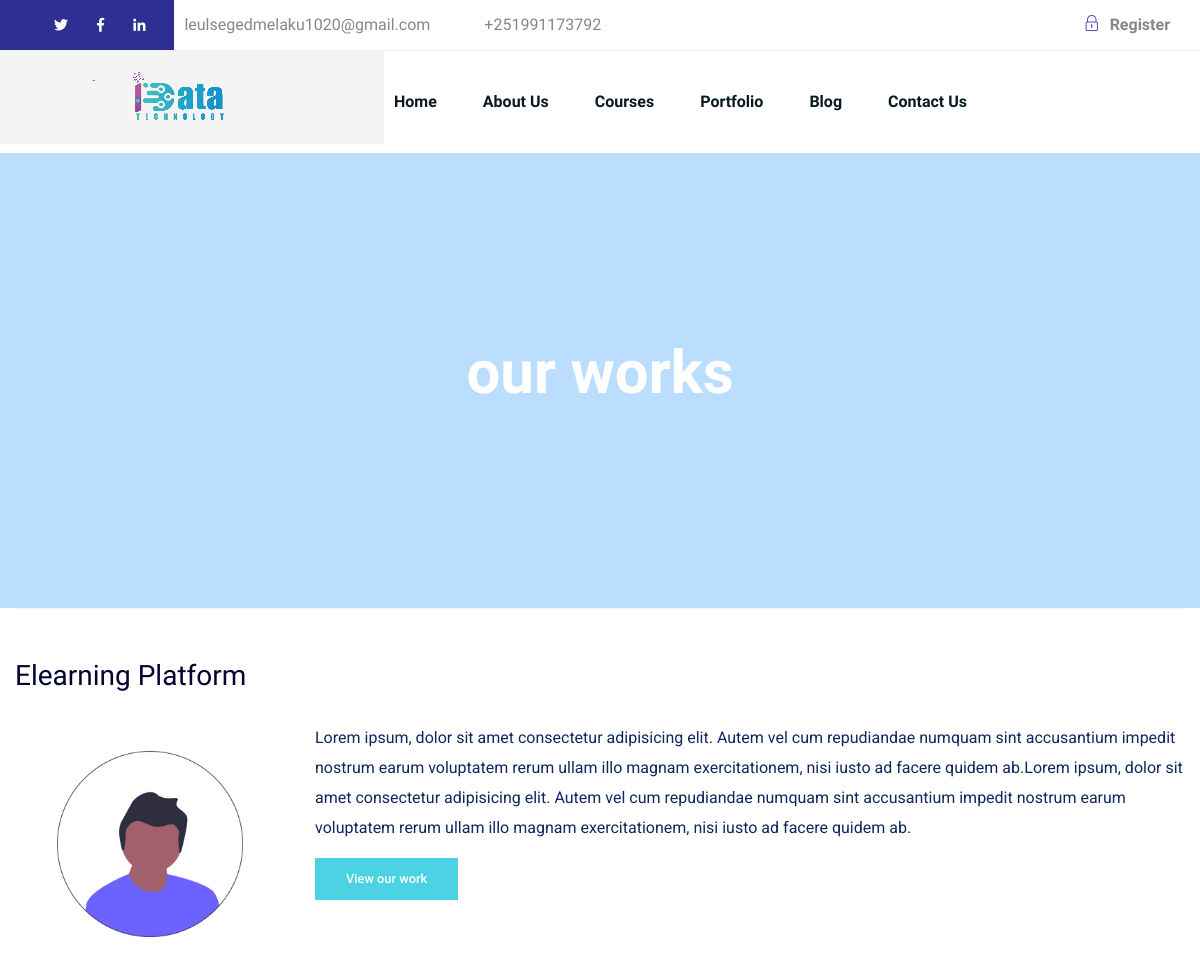
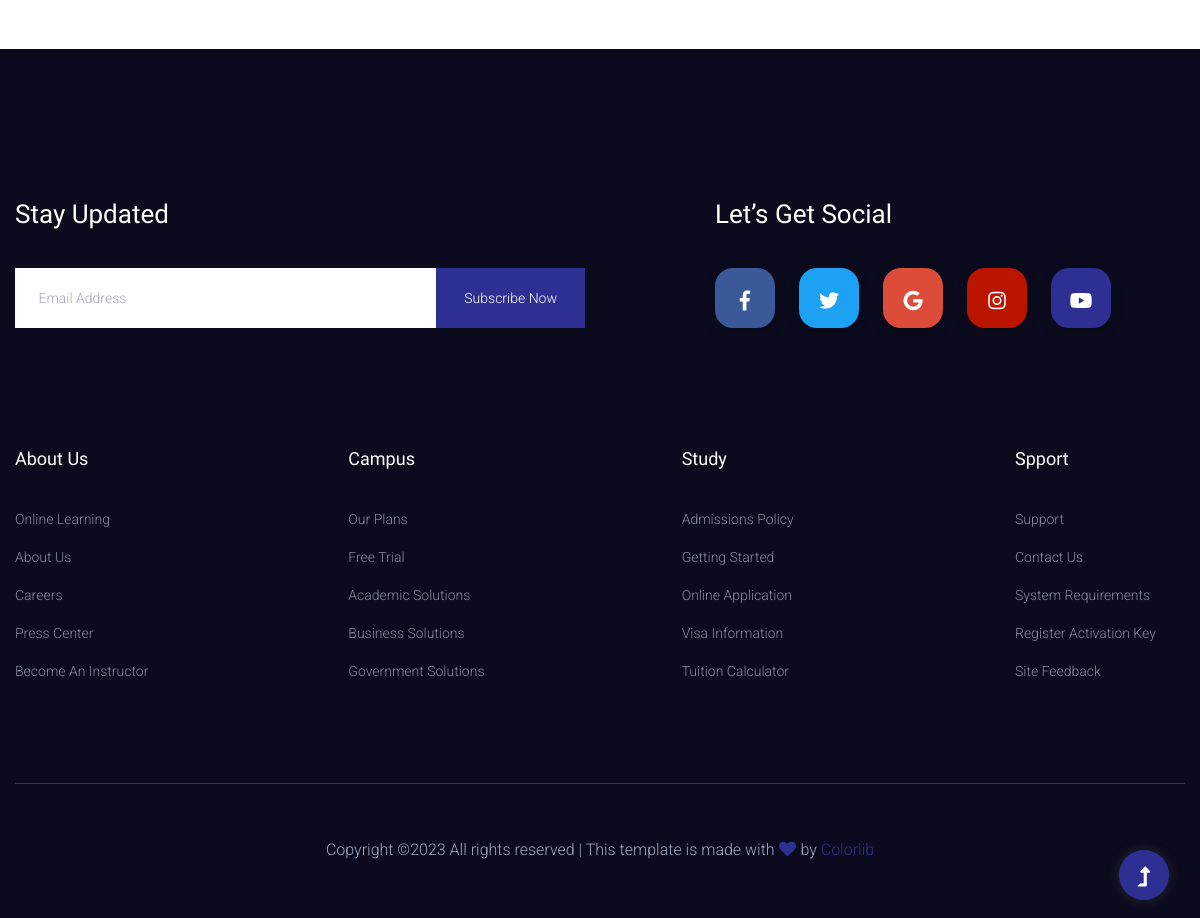
The page /portfolio/ on the database its author committed (2 pictures, top to bottom).
### core/models.py (models this page shows, shortened)
class Email(models.Model):
    to = models.ForeignKey(Idata,on_delete=models.CASCADE)
    address = models.EmailField()

class Phone(models.Model):
    to = models.ForeignKey(Idata,on_delete=models.CASCADE)
    number = PhoneNumberField()

class Idata(models.Model):
    name = models.CharField(max_length=255)
    extend = models.CharField(max_length=255)
    motto = models.CharField(max_length=255)
    logo = models.ImageField(upload_to='website/logo')
    copyright = models.BooleanField(default=False)
    twitter = models.URLField(null=True,blank=True)
    facebook = models.URLField(null=True,blank=True)
    linkedin = models.URLField(null=True,blank=True)

class Portfolio(models.Model):
    image = models.ImageField(upload_to='protfolio')
    name = models.CharField(max_length=255,null=True)
    link = models.URLField(null=True)
    disc = models.TextField(max_length=2000)

### core/views.py (the view)
# urls.py: path('portfolio/',portfolio,name='portfolio'),
def portfolio(request):
    i = Idata.objects.get(id=1)
    em = Email.objects.all()
    ph = Phone.objects.all()
    about = About.objects.all()
    por = Portfolio.objects.all()
    context = {
        'i':i,
        'em':em,
        'ph':ph,
        'about':about,
        'por':por,
    }
    return render(request,'portfolio.html',context)

### core/templates/portfolio.html
{% extends "index.html" %}
{% block main %}
{% load static %}
<main>
    <div class="slider-area ">
        <div class="slider-height2 d-flex align-items-center">
            <div class="container">
                <div class="row">
                    <div class="col-xl-12">
                        <div class="hero-cap hero-cap2 text-center">
                            <h2>our works</h2>
                        </div>
                    </div>
                </div>
            </div>
        </div>
    </div>
    <div class="whole-wrap">
        <div class="container box_1170">
            {% for a in por %}
            <div class="section-top-border">
                <h3 class="mb-30">{{a.name}}</h3>
                <div class="row">
                    <div class="col-md-3">
                        <img src="{{a.image.url}}" alt="" class="img-fluid">
                    </div>
                    <div class="col-md-9 mt-sm-20">
                        <p>{{a.disc}}</p>
                <a href="{{a.url}}" class="genric-btn success">View our work</a>
                    </div>
                </div>
            </div>
            {% endfor %}
        </div>
    </div>
</main>
{% endblock%}

### templates/main-base.html (shortened to what this page needs)
<!doctype html>
<html class="no-js" lang="zxx">
<head>
    {% load static %}
	<link rel="stylesheet" href="{% static 'assets/css/bootstrap.min.css' %}">
	<link rel="stylesheet" href="{% static 'assets/css/owl.carousel.min.css' %}">
	<link rel="stylesheet" href="{% static 'assets/css/slicknav.css' %}">
    <link rel="stylesheet" href="{% static 'assets/css/flaticon.css' %}">
    <link rel="stylesheet" href="{% static 'assets/css/gijgo.css' %}">
	<link rel="stylesheet" href="{% static 'assets/css/animate.min.css' %}">
	<link rel="stylesheet" href="{% static 'assets/css/magnific-popup.css' %}">
	<link rel="stylesheet" href="{% static 'assets/css/fontawesome-all.min.css' %}">
	<link rel="stylesheet" href="{% static 'assets/css/themify-icons.css' %}">
	<link rel="stylesheet" href="{% static 'assets/css/slick.css' %}">
	<link rel="stylesheet" href="{% static 'assets/css/nice-select.css' %}">
	<link rel="stylesheet" href="{% static 'assets/css/style.css' %}">
</head>
<body>
    <header>
        <div class="header-area">
            <div class="main-header ">
                <div class="header-top d-none d-lg-block">
                    <div class="header-left-social">
                        <ul class="header-social">
                            <li><a href="{{i.twitter}}"><i class="fab fa-twitter"></i></a></li>
                            <li><a href="{{i.facebook}}"><i class="fab fa-facebook-f"></i></a></li>
                            <li><a href="{{i.linkedin}}"><i class="fab fa-linkedin-in"></i></a></li>
                        </ul>
                    </div>
                    <div class="container">
                        <div class="col-xl-12">
                            <div class="row d-flex justify-content-between align-items-center">
                                <div class="header-info-left">
                                    <ul>
                                        <li>{{em.first.address}}</li>
                                        <li>{{ph.first.number}}</li>
                                    </ul>
                                </div>
                                <div class="header-info-right">
                                    <ul>
                                        <li><a href="#"><i class="ti-lock"></i>Register</a></li>
                                    </ul>
                                </div>
                            </div>
                        </div>
                    </div>
                </div>
                <div class="header-bottom header-sticky">
                    <div class="logo d-none d-lg-block" style="padding: 20px;">
                        <a href="{% url 'index' %}"><img src="{{i.logo.url}}" alt=""></a>
                    </div>
                    <div class="container">
                        <div class="menu-wrapper">
                            <div class="main-menu d-none d-lg-block">
                                <nav>
                                    <ul id="navigation">
                                        <li><a href="{% url 'index' %}">Home</a></li>
                                        <li><a href="{% url 'about' %}">About us</a></li>
                                        <li><a href="{% url "course" %}">Courses</a></li>
                                        <li><a href="{% url "portfolio" %}">Portfolio</a></li>
                                        <li><a href="{% url 'blog' %}">Blog</a></li>
                                        <li><a href="{% url "contact" %}">Contact us</a></li>
                                    </ul>
                                </nav>
                            </div>
                        </div>
                        <div class="col-12">
                        </div>
                    </div>
                </div>
            </div>
        </div>
    </header>
    {%block main %}
    {% endblock %}
    <footer>
        <div class="footer-area footer-bg">
            <div class="container">
                <div class="footer-top footer-padding">
                    <div class="footer-heading">
                        <div class="row justify-content-between">
                            <div class="col-xl-6 col-lg-7 col-md-10">
                                <div class="footer-tittle2">
                                    <h4>Stay Updated</h4>
                                </div>
                                <div class="footer-form mb-50">
                                    <div id="mc_embed_signup">
                                        <form target="_blank" action="https://spondonit.us12.list-manage.com/subscribe/post?u=1462626880ade1ac87bd9c93a&amp;id=92a4423d01" method="get" class="subscribe_form relative mail_part" novalidate="true">
                                            <input type="email" name="EMAIL" id="newsletter-form-email" placeholder=" Email Address " class="placeholder hide-on-focus" onfocus="this.placeholder = ''" onblur="this.placeholder = 'Your email address'">
                                            <div class="form-icon">
                                                <button type="submit" name="submit" id="newsletter-submit" class="email_icon newsletter-submit button-contactForm">
                                                    Subscribe Now
                                                </button>
                                            </div>
                                        </form>
                                    </div>
                                </div>
                            </div>
                            <div class="col-xl-5 col-lg-5">
                                <div class="footer-tittle2">
                                    <h4>Let’s Get Social</h4>
                                </div>
                                <div class="footer-social">
                                    <a href="https://www.facebook.com/sai4ull"><i class="fab fa-facebook-f"></i></a>
                                    <a href="#"><i class="fab fa-twitter"></i></a>
                                    <a  href="#"><i class="fab fa-google"></i></a>
                                    <a href="#"><i class="fab fa-instagram"></i></a>
                                    <a href="#"><i class="fab fa-youtube"></i></a>
                                  </div>
                            </div>
                        </div>
                    </div>
                    <div class="row d-flex justify-content-between">
                        <div class="col-xl-2 col-lg-3 col-md-4 col-sm-6">
                            <div class="single-footer-caption mb-50">
                                <div class="footer-tittle">
                                    <h4>About Us</h4>
                                    <ul>
                                        <li><a href="#">Online Learning</a></li>
                                        <li><a href="#">About Us</a></li>
                                        <li><a href="#">Careers</a></li>
                                        <li><a href="#">Press Center</a></li>
                                        <li><a href="#">Become an Instructor</a></li>
                                    </ul>
                                </div>
                            </div>
                        </div>
                        <div class="col-xl-2 col-lg-3 col-md-4 col-sm-6">
                            <div class="single-footer-caption mb-50">
                                <div class="footer-tittle">
                                    <h4>Campus</h4>
                                    <ul>
                                        <li><a href="#">Our Plans</a></li>
                                        <li><a href="#">Free Trial</a></li>
                                        <li><a href="#">Academic Solutions</a></li>
                                        <li><a href="#">Business Solutions</a></li>
                                        <li><a href="#"> Government Solutions</a></li>
                                    </ul>
                                </div>
                            </div>
                        </div>
                        <div class="col-xl-2 col-lg-3 col-md-4 col-sm-6">
                            <div class="single-footer-caption mb-50">
                                <div class="footer-tittle">
                                    <h4>Study</h4>
                                    <ul>
                                        <li><a href="#">Admissions Policy</a></li>
                                        <li><a href="#">Getting Started</a></li>
                                        <li><a href="#">Online Application</a></li>
                                        <li><a href="#">Visa Information</a></li>
                                        <li><a href="#">Tuition Calculator</a></li>
                                    </ul>
                                </div>
                            </div>
                        </div>
                        <div class="col-xl-2 col-lg-3 col-md-4 col-sm-6">
                            <div class="single-footer-caption mb-50">
                                <div class="footer-tittle">
                                    <h4>Spport</h4>
                                    <ul>
                                        <li><a href="#">Support</a></li>
                                        <li><a href="#">Contact Us</a></li>
                                        <li><a href="#">System Requirements</a></li>
                                        <li><a href="#">Register Activation Key</a></li>
                                        <li><a href="#">Site feedback</a></li>
                                    </ul>
                                </div>
                            </div>
                        </div>
                    </div>
                </div>
                <div class="footer-bottom">
                    <div class="row d-flex align-items-center">
                        <div class="col-lg-12">
                            <div class="footer-copy-right text-center">
                                <p>
  Copyright &copy;<script>document.write(new Date().getFullYear());</script> All rights reserved | This template is made with <i class="fa fa-heart" aria-hidden="true"></i> by <a href="https://colorlib.com" target="_blank">Colorlib</a>
  </p>
                            </div>
                        </div>
                    </div>
                </div>
            </div>
        </div>
    </footer>
    <div id="back-top" >
        <a title="Go to Top" href="#"> <i class="fas fa-level-up-alt"></i></a>
    </div>
    </body>
</html>

### rows shown on the page
Email: first.address "leulsegedmelaku1020@gmail.com"
Phone: first.number "+251991173792"
Idata: logo (picture)
Portfolio: name "Elearning Platform", image (picture), disc "Lorem ipsum, dolor sit amet consectetur adipisicing elit. Autem vel cum repudiandae numquam sint accusantium impedit nostrum earum voluptatem rerum ullam illo magnam exercitationem, nisi iusto ad facere quidem ab.Lorem ipsum, dolor sit amet consectetur adipisicing elit. Autem vel cum repudiandae numquam sint accusantium impedit nostrum earum voluptatem rerum ullam illo magnam exercitationem, nisi iusto ad facere quidem ab."
